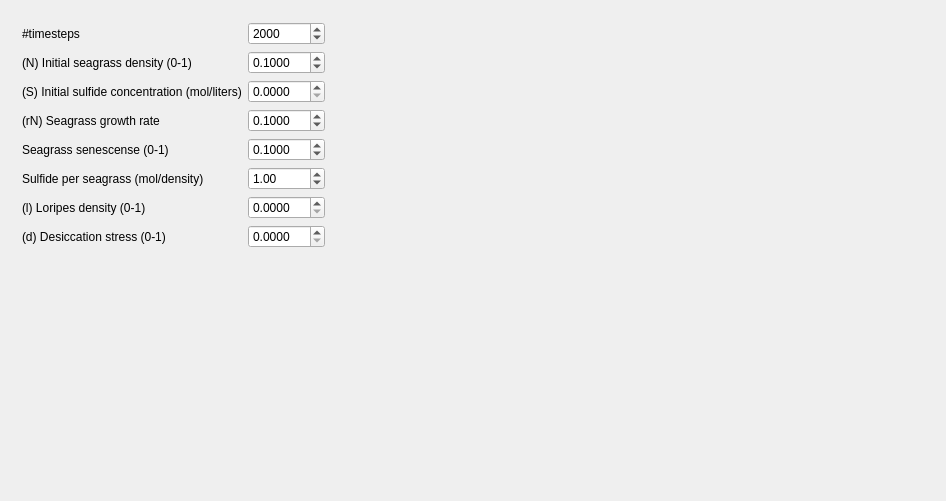
<?xml version="1.0" encoding="UTF-8"?>
<ui version="4.0">
 <class>QtDialog</class>
 <widget class="QDialog" name="QtDialog">
  <property name="geometry">
   <rect>
    <x>0</x>
    <y>0</y>
    <width>946</width>
    <height>501</height>
   </rect>
  </property>
  <property name="windowTitle">
   <string>MutualBreakdowner</string>
  </property>
  <layout class="QGridLayout" name="gridLayout">
   <item row="0" column="1">
    <widget class="QwtPlot" name="plot_seagrass_density" native="true"/>
   </item>
   <item row="1" column="1">
    <widget class="QwtPlot" name="plot_sulfide_concentration" native="true"/>
   </item>
   <item row="0" column="0" rowspan="2">
    <widget class="QWidget" name="widget" native="true">
     <property name="sizePolicy">
      <sizepolicy hsizetype="Maximum" vsizetype="Preferred">
       <horstretch>0</horstretch>
       <verstretch>0</verstretch>
      </sizepolicy>
     </property>
     <layout class="QFormLayout" name="formLayout">
      <item row="1" column="0">
       <widget class="QLabel" name="label_init_seagrass_density">
        <property name="text">
         <string>(N) Initial seagrass density (0-1)</string>
        </property>
       </widget>
      </item>
      <item row="1" column="1">
       <widget class="QDoubleSpinBox" name="box_initial_seagrass_density">
        <property name="decimals">
         <number>4</number>
        </property>
        <property name="maximum">
         <double>1.000000000000000</double>
        </property>
        <property name="singleStep">
         <double>0.100000000000000</double>
        </property>
        <property name="value">
         <double>0.100000000000000</double>
        </property>
       </widget>
      </item>
      <item row="2" column="0">
       <widget class="QLabel" name="label_initial_sulfide">
        <property name="text">
         <string>(S) Initial sulfide concentration (mol/liters)</string>
        </property>
       </widget>
      </item>
      <item row="2" column="1">
       <widget class="QDoubleSpinBox" name="box_initial_sulfide_concentration">
        <property name="decimals">
         <number>4</number>
        </property>
        <property name="maximum">
         <double>100.000000000000000</double>
        </property>
       </widget>
      </item>
      <item row="3" column="0">
       <widget class="QLabel" name="label_seagrass_growth_rate">
        <property name="text">
         <string>(rN) Seagrass growth rate</string>
        </property>
       </widget>
      </item>
      <item row="3" column="1">
       <widget class="QDoubleSpinBox" name="box_seagrass_growth_rate">
        <property name="decimals">
         <number>4</number>
        </property>
        <property name="maximum">
         <double>100.000000000000000</double>
        </property>
        <property name="singleStep">
         <double>0.100000000000000</double>
        </property>
        <property name="value">
         <double>0.100000000000000</double>
        </property>
       </widget>
      </item>
      <item row="4" column="0">
       <widget class="QLabel" name="label">
        <property name="text">
         <string>Seagrass senescense (0-1)</string>
        </property>
       </widget>
      </item>
      <item row="6" column="0">
       <widget class="QLabel" name="label_loripes_density">
        <property name="text">
         <string>(l) Loripes density (0-1)</string>
        </property>
       </widget>
      </item>
      <item row="6" column="1">
       <widget class="QDoubleSpinBox" name="doubleSpinBox_4">
        <property name="decimals">
         <number>4</number>
        </property>
        <property name="maximum">
         <double>1.000000000000000</double>
        </property>
       </widget>
      </item>
      <item row="7" column="0">
       <widget class="QLabel" name="label_desiccation_stress">
        <property name="text">
         <string>(d) Desiccation stress (0-1)</string>
        </property>
       </widget>
      </item>
      <item row="7" column="1">
       <widget class="QDoubleSpinBox" name="doubleSpinBox_5">
        <property name="decimals">
         <number>4</number>
        </property>
        <property name="maximum">
         <double>1.000000000000000</double>
        </property>
       </widget>
      </item>
      <item row="4" column="1">
       <widget class="QDoubleSpinBox" name="box_seagrass_senescense">
        <property name="decimals">
         <number>4</number>
        </property>
        <property name="maximum">
         <double>1.000000000000000</double>
        </property>
        <property name="singleStep">
         <double>0.100000000000000</double>
        </property>
        <property name="value">
         <double>0.100000000000000</double>
        </property>
       </widget>
      </item>
      <item row="5" column="0">
       <widget class="QLabel" name="label_2">
        <property name="text">
         <string>Sulfide per seagrass (mol/density)</string>
        </property>
       </widget>
      </item>
      <item row="5" column="1">
       <widget class="QDoubleSpinBox" name="box_sulfide_mol_per_seagrass_density">
        <property name="maximum">
         <double>100.000000000000000</double>
        </property>
        <property name="value">
         <double>1.000000000000000</double>
        </property>
       </widget>
      </item>
      <item row="0" column="0">
       <widget class="QLabel" name="label_3">
        <property name="text">
         <string>#timesteps</string>
        </property>
       </widget>
      </item>
      <item row="0" column="1">
       <widget class="QSpinBox" name="box_n_timesteps">
        <property name="maximum">
         <number>999999999</number>
        </property>
        <property name="value">
         <number>2000</number>
        </property>
       </widget>
      </item>
     </layout>
    </widget>
   </item>
  </layout>
 </widget>
 <layoutdefault spacing="6" margin="11"/>
 <customwidgets>
  <customwidget>
   <class>QwtPlot</class>
   <extends>QWidget</extends>
   <header>qwt_plot.h</header>
   <container>1</container>
  </customwidget>
 </customwidgets>
 <tabstops>
  <tabstop>box_initial_seagrass_density</tabstop>
  <tabstop>box_initial_sulfide_concentration</tabstop>
  <tabstop>box_seagrass_growth_rate</tabstop>
  <tabstop>box_seagrass_senescense</tabstop>
  <tabstop>doubleSpinBox_4</tabstop>
  <tabstop>doubleSpinBox_5</tabstop>
 </tabstops>
 <resources/>
 <connections/>
</ui>
